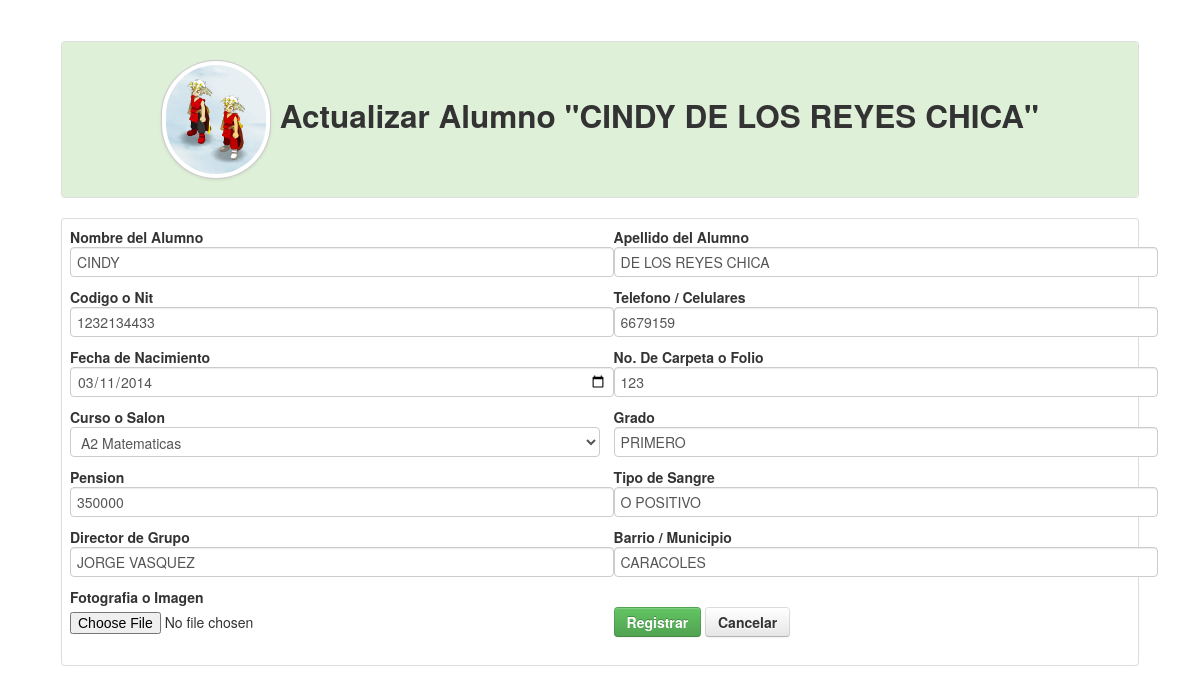
The app's page /crear_alumno.php?doc=1232134433 (signed in) with its own data.
### tables this page shows
CREATE TABLE IF NOT EXISTS `alumnos` (
  `id` int(11) NOT NULL AUTO_INCREMENT,
  `nombre` varchar(255) NOT NULL,
  `apellido` varchar(255) NOT NULL,
  `nit` varchar(255) NOT NULL,
  `telefono` varchar(255) NOT NULL,
  `fechan` date NOT NULL,
  `folio` varchar(255) NOT NULL,
  `curso` varchar(255) NOT NULL,
  `estado` varchar(255) NOT NULL,
  `director` varchar(255) NOT NULL,
  `pension` varchar(255) NOT NULL,
  `barrio` varchar(255) NOT NULL,
  `sangre` varchar(255) NOT NULL,
  `grado` varchar(255) NOT NULL,
  PRIMARY KEY (`id`)
);

### php_conexion.php (called while the page is built, shortened)
<?php
	function limpiar($tags){
		$tags = strip_tags($tags);
		$tags = stripslashes($tags);
		$tags = mysql_real_escape_string($tags);
		return $tags;
	}
?>

### crear_alumno.php (the view, shortened to what this page needs)
<?php
		include_once('php_conexion.php');
		$id='';					$existe=FALSE;			$titulo='Registrar Alumnos';
		$nombre='';				$apellido='';			$nit='';			$telefono='';
		$fechan=date('Y-m-d');	$folio='';				$curso='';			$sangre='';
		$director='';			$pension='';			$grado='';			$barrio='';
		$dibu='<img src="alumnos/defecto.jpg" width="100" height="100">';
		if(!empty($_GET['doc'])){
			$doc=limpiar($_GET['doc']);
			$sql=mysql_query("SELECT * FROM alumnos WHERE nit='$doc'");
			if($row=mysql_fetch_array($sql)){
				$nombre=$row['nombre'];				$apellido=$row['apellido'];			$nit=$row['nit'];					$telefono=$row['telefono'];
				$fechan=$row['fechan'];				$folio=$row['folio'];				$curso=$row['curso'];				$sangre=$row['sangre'];
				$director=$row['director'];			$pension=$row['pension'];			$grado=$row['grado'];				$barrio=$row['barrio'];
				$titulo='Actualizar Alumno "'.$nombre.' '.$apellido.'"';
				if (file_exists("alumnos/".$nit.".jpg")){
					$dibu='<img src="alumnos/'.$nit.'.jpg" width="100" height="100" class="img-circle img-polaroid">';
				}else{
					$dibu='<img src="alumnos/defecto.jpg" width="100" height="100">';
				}
			}else{
				header('Location: alumnos.php');
			}
		}
?>
<!DOCTYPE html>
<html lang="en">
<head>
    <link href="css/bootstrap.css" rel="stylesheet">
    <link href="css/bootstrap-responsive.css" rel="stylesheet">
    <link href="css/docs.css" rel="stylesheet">
    <link href="js/google-code-prettify/prettify.css" rel="stylesheet">
</head>
<body data-spy="scroll" data-target=".bs-docs-sidebar">
<div align="center">
    <table width="90%">
      <tr>
        <td>
            <table class="table table-bordered">
              <tr class="success">
                <td><h2 align="center"><?php echo $dibu.' '.$titulo; ?></h2></td>
              </tr>
            </table>
            <table class="table table-bordered">
              <tr>
                <td>
                	<form name="form1" enctype="multipart/form-data" method="post" action="">
                	<div class="row-fluid">
                        <div class="span6">
                        	<strong>Nombre del Alumno</strong><br>
                            <input type="text" name="nombre" value="<?php echo $nombre; ?>" required class="input-xxlarge" autocomplete="off"><br>
                            <strong>Codigo o Nit</strong><br>
                            <input type="text" name="nit" value="<?php echo $nit; ?>" required class="input-xxlarge" autocomplete="off"><br>
                            <strong>Fecha de Nacimiento</strong><br>
                            <input type="date" name="fechan" value="<?php echo $fechan; ?>" required class="input-xxlarge" autocomplete="off"><br>
                            <strong>Curso o Salon</strong><br>
                            <select name="curso" class="input-xxlarge">
								<?php
                                    $c=mysql_query("SELECT * FROM salones WHERE estado='s'");
                                    while($d=mysql_fetch_array($c)){
                                        if($d['id']==$curso){
                                            echo '<option value="'.$d['id'].'" selected>'.$d['nombre'].'</option>';
                                        }else{
                                            echo '<option value="'.$d['id'].'">'.$d['nombre'].'</option>';
                                        }
                                    }
                                ?>
                            </select><br>
                            <strong>Pension</strong><br>
                            <input type="number" name="pension" value="<?php echo $pension; ?>" required class="input-xxlarge" autocomplete="off"><br>
                            <strong>Director de Grupo</strong><br>
                            <input type="text" name="director" value="<?php echo $director; ?>" required class="input-xxlarge" autocomplete="off"><br>
                            <strong>Fotografia o Imagen</strong><br>
                            <input type="file" name="imagen"><br>
                        </div>
                        <div class="span6">
	                        <strong>Apellido del Alumno</strong><br>
                            <input type="text" name="apellido" value="<?php echo $apellido; ?>" required class="input-xxlarge" autocomplete="off"><br>
                            <strong>Telefono / Celulares</strong><br>
                            <input type="text" name="telefono" value="<?php echo $telefono; ?>" required class="input-xxlarge" autocomplete="off"><br>
                            <strong>No. De Carpeta o Folio</strong><br>
                            <input type="text" name="folio" value="<?php echo $folio; ?>" required class="input-xxlarge" autocomplete="off"><br>
                            <strong>Grado</strong><br>
                            <input type="text" name="grado" value="<?php echo $grado; ?>" required class="input-xxlarge" autocomplete="off"><br>
                            <strong>Tipo de Sangre</strong><br>
                            <input type="text" name="sangre" value="<?php echo $sangre; ?>" required class="input-xxlarge" autocomplete="off"><br>
                            <strong>Barrio / Municipio</strong><br>
                            <input type="text" name="barrio" value="<?php echo $barrio; ?>" required class="input-xxlarge" autocomplete="off"><br><br>
                            <button type="submit" class="btn btn-success"><strong>Registrar</strong></button>
                            <a href="crear_alumno.php" class="btn"><strong>Cancelar</strong></a>
                        </div>
                    </div>
                    </form>
                </td>
              </tr>
            </table>
        </td>
      </tr>
    </table>
</div>
</body>
</html>

### css/docs.css (style rules this page uses)
body { position: relative; padding-top: 40px; }

### records on screen
alumnos: nit (picture), titulo "Actualizar Alumno \"CINDY DE LOS REYES CHICA\"", nombre "CINDY", nit "1232134433", fechan "03/11/2014", pension "350000", director "JORGE VASQUEZ", apellido "DE LOS REYES CHICA", telefono "6679159", folio "123", grado "PRIMERO", sangre "O POSITIVO", barrio "CARACOLES"

### other values on screen
form field curso "A2 Matematicas"
